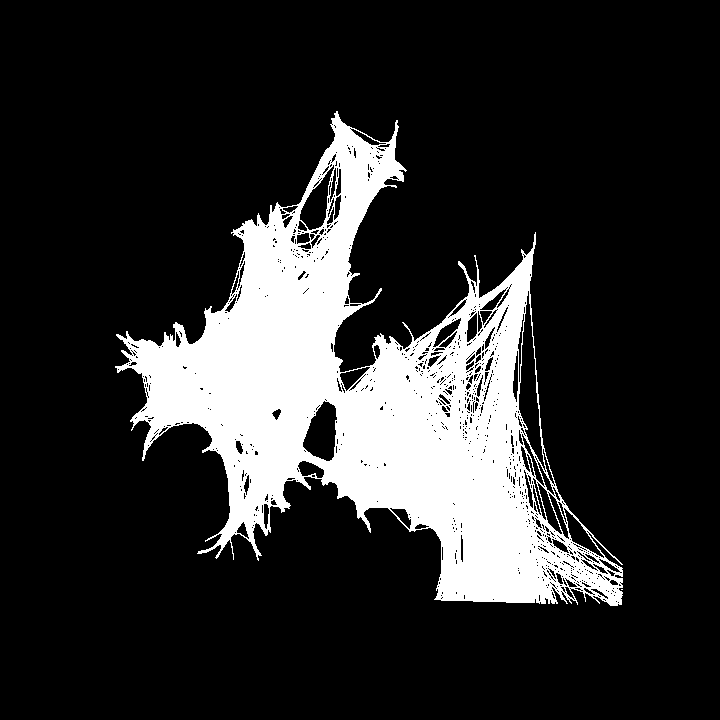
#> input picture bohai_black&white.png, 720 x 720 px
$ python cluster.py
#> lines starting #> are read from the running program, lines starting #| are printed output that depends on the picture; after the words box and inside, x2 and y2 are one past the last pixel; in counts of white or black regions, pixels touching at a corner belong together
from sklearn.cluster import KMeans
import numpy as np
import cv2
from sklearn.metrics import euclidean_distances
import matplotlib.pyplot as plt
import random
def Cluster_group():
    img = cv2.imread("bohai_black&white.png")
#> img is the input picture: shape (720, 720, 3); 17.4% white; 2 white regions (1 under 20 px), largest, box (x1, y1, x2, y2) and area: (115, 111, 623, 606) 90213
    if len(img.shape)==3:
        img=img[:,:,0]

    solve_pos = []
    for i in range(img.shape[0]):
        for j in range(img.shape[1]):
            if img[i,j]==255:
                solve_pos.append([i,j])

    kmeans = KMeans(n_clusters=500, random_state=0).fit(solve_pos)

    print(kmeans.labels_)
#> (printed output is left out)
    print(kmeans.predict([[0, 0], [4, 4], [2, 1]]))
#| [115 115 115]
    return kmeans,np.asarray(solve_pos)

model,img_channel=Cluster_group()
cluster_list=np.argmin(euclidean_distances(model.cluster_centers_,img_channel),axis=1)
print(random.sample(list(cluster_list),1))
#| [67383]
plt.scatter(img_channel[:,0],img_channel[:,1],s=0.5)
for i in cluster_list:
    plt.scatter(img_channel[i][0],img_channel[i][1],c="red",s=3)

plt.show()
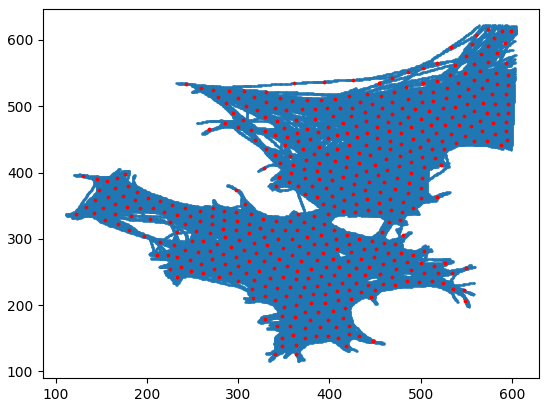
#> figure drawn by matplotlib, 1 panel
# print(img_channel.shape)
